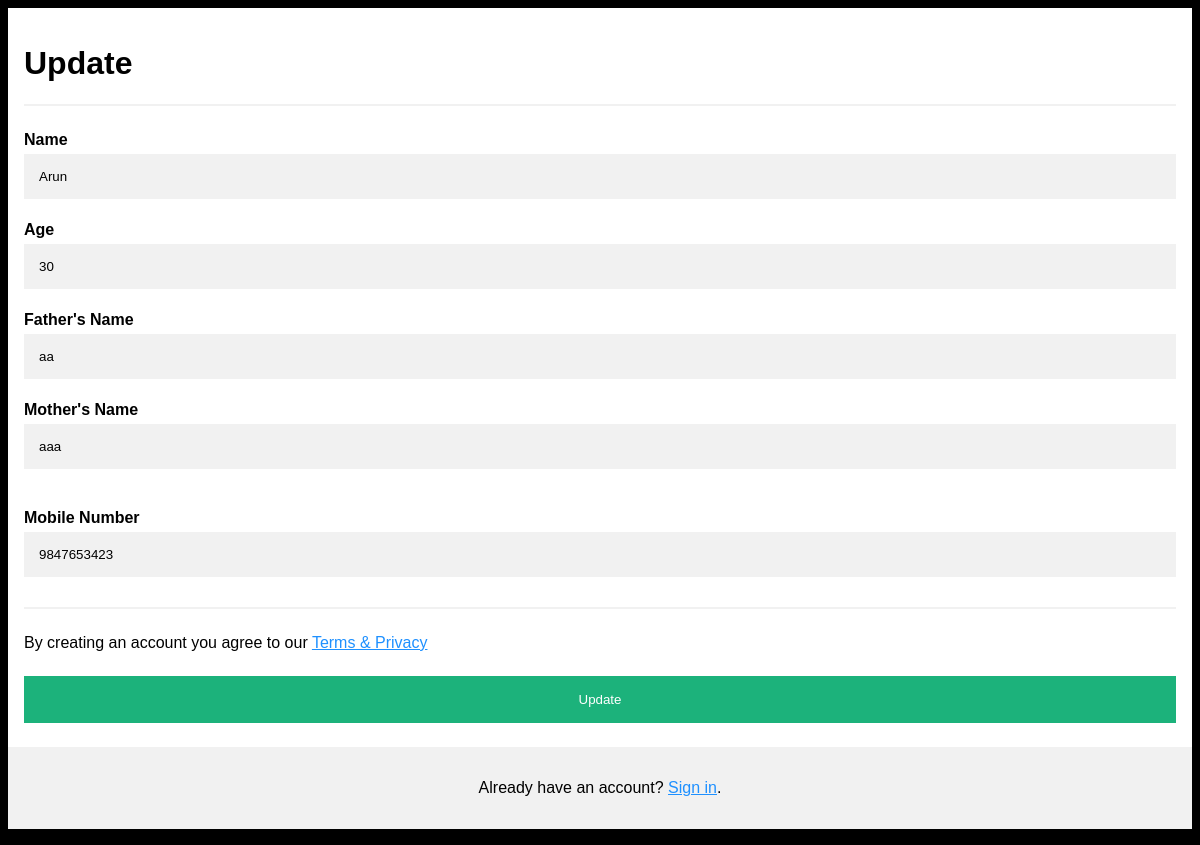
The page /admin_home/emp_update/6/ on the database its author committed.
### home/models.py (models this page shows)
class Register(models.Model):
    user = models.ForeignKey(User, on_delete=models.CASCADE, default=1)
    Name = models.CharField(max_length=25, blank=True, null=True)
    Age = models.CharField(max_length=30, blank=True, null=True)
    Dob = models.CharField(max_length=30, blank=True, null=True)
    FName = models.CharField(max_length=25, blank=True, null=True)
    MName = models.CharField(max_length=25, blank=True, null=True)
    Gender = models.CharField(max_length=25, blank=True, null=True)
    Qualification = models.CharField(max_length=30, blank=True, null=True)
    Language = models.CharField(max_length=25, blank=True, null=True)
    Mob = models.CharField(max_length=30, blank=True, null=True)
    Designation = models.CharField(max_length=25, blank=True, null=True)

### home/views.py (the view)
# urls.py: path('admin_home/emp_update/<int:pk>/', views.emp_update, name='emp_update'),
def emp_update(request, pk):
    if request.method == 'POST':
        name = request.POST.get('name')  # .get('name')=html value  $$  name=request.== variable
        age = request.POST.get('age')
        fname = request.POST.get('fname')
        mname = request.POST.get('mname')
        mob = request.POST.get('mob')
        try:
            Register.objects.filter(id=pk).update(Name=name, Age=age, FName=fname, MName=mname, Mob=mob)
            messages.success(request, 'Updated Successfully')  # write code in html also
            return redirect('home:emp_details')
        except Exception as e:
            print(e)
            messages.error(request, 'Error')
            return render(request, 'emp_details.html')
    else:
        obj = Register.objects.get(id=pk)
        return render(request, "emp_update.html", {'obj': obj})

### templates/emp_update.html (shortened to what this page needs)
<html>
<head>
</head>
<body>
<form action="." method="post">
    <div class="container">
        <h1>Update</h1>
        <hr>
        <label for="name"><b>Name</b></label>
        <input type="text" value="{{ obj.Name }}" name="name" id="name">
        <label for="age"><b>Age</b></label>
        <input type="number" value="{{ obj.Age }}" name="age" id="age">
        <label for="fname"><b>Father's Name</b></label>
        <input type="text" value="{{ obj.FName }}" name="fname" id="fname">
        <label for="mname"><b>Mother's Name</b></label>
        <input type="text" value="{{ obj.MName }}" name="mname" id="mname">
        <br><br><label for="mob"><b>Mobile Number</b></label>
        <input type="number" value="{{ obj.Mob }}" name="mob" id="mob">
        <hr>
        <p>By creating an account you agree to our <a href="#">Terms & Privacy</a></p>
        <button type="submit" class="registerbtn">Update</button>
    </div>
    <div class="container signin">
        <p>Already have an account? <a href="#">Sign in</a>.</p>
    </div>
</form>
</body>
</html>

### templates/emp_update.html (style rules this page uses)
body { font-family: Arial, Helvetica, sans-serif; background-color: black; }
* { box-sizing: border-box; }
.container { padding: 16px; background-color: white; }
input[type=text], input[type=password],input[type=number],input[type=radiobutton],input[type=checkbox],input[type=select] { width: 100%; padding: 15px; margin: 5px 0 22px 0; display: inline-block; border: none; background: #f1f1f1; }
hr { border: 1px solid #f1f1f1; margin-bottom: 25px; }
.registerbtn { background-color: #04AA6D; color: white; padding: 16px 20px; margin: 8px 0; border: none; cursor: pointer; width: 100%; opacity: 0.9; }
a { color: dodgerblue; }
.signin { background-color: #f1f1f1; text-align: center; }

### rows shown on the page
Register: name "Arun", age "30", fname "aa", mname "aaa", mob "9847653423"
